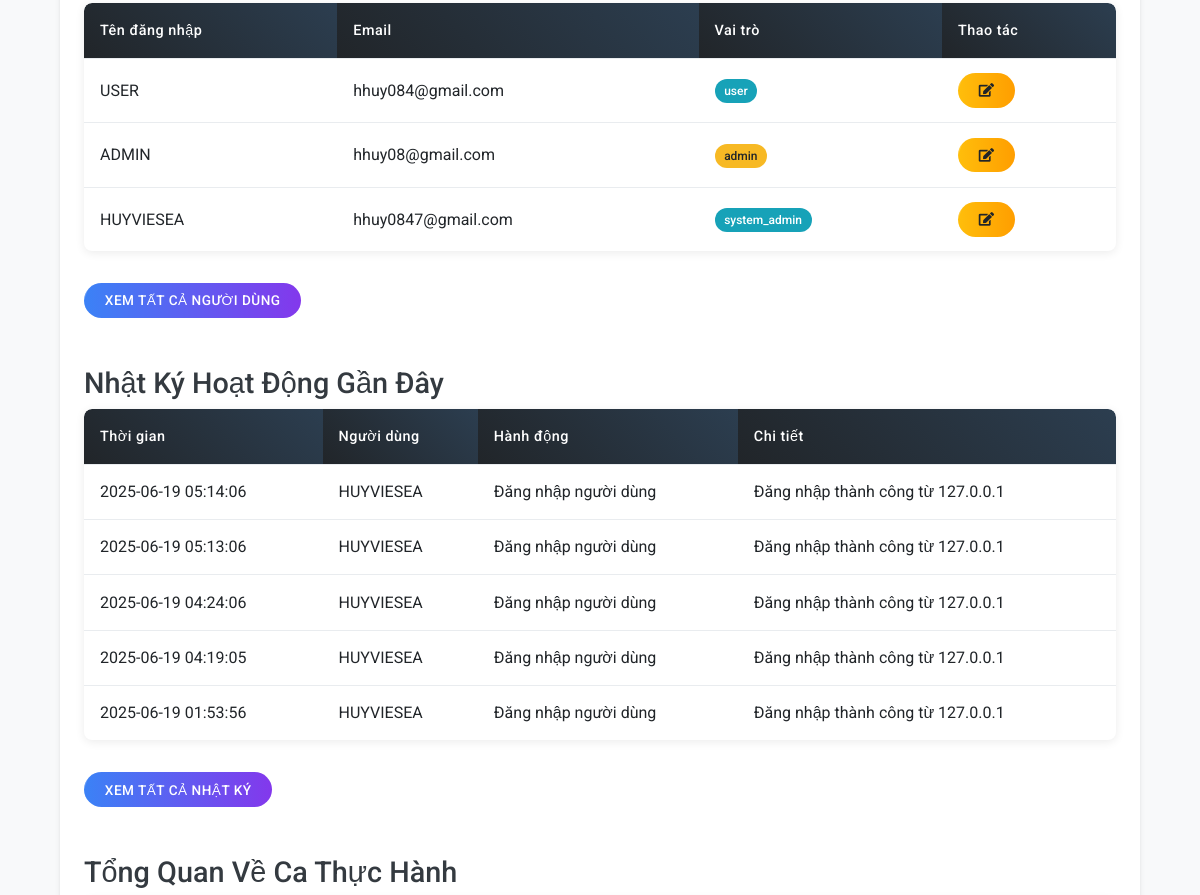
Before: /admin/ (signed in, middle part) with the older database file.
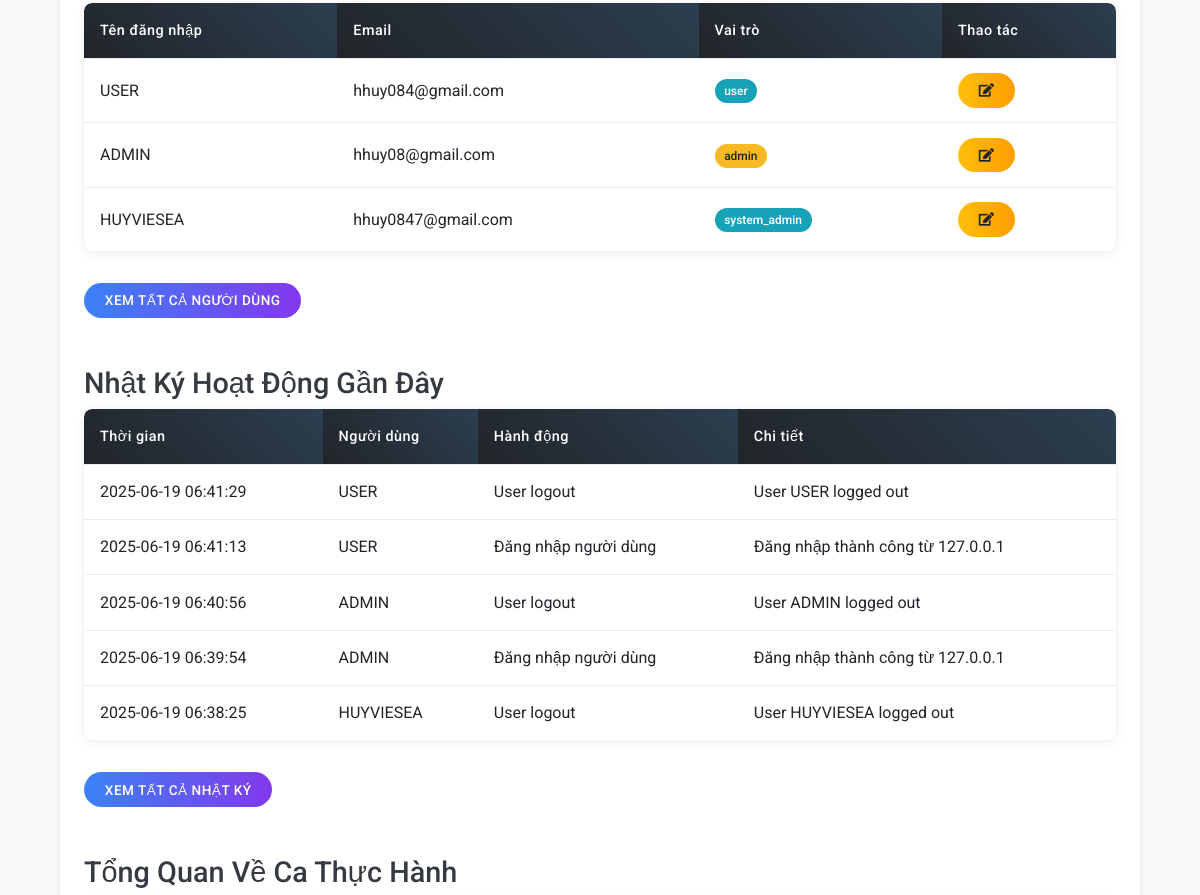
After: the same page with the newer database file.
### app/models.py (models this page shows, shortened)
class NguoiDung(UserMixin, db.Model):
    id = db.Column(db.Integer, primary_key=True)
    ten_nguoi_dung = db.Column(db.String(80), unique=True, nullable=False)
    email = db.Column(db.String(120), unique=True, nullable=False)
    mat_khau_hash = db.Column(db.String(256))
    vai_tro = db.Column(db.String(20), default="nguoi_dung")  # quan_tri_he_thong, quan_tri_vien, nguoi_dung
    ngay_tao = db.Column(db.DateTime, default=datetime.utcnow)
    last_seen = db.Column(db.DateTime, default=datetime.utcnow)
    bio = db.Column(db.Text, nullable=True)  # Thêm trường bio cho giới thiệu bản thân
    reset_token = db.Column(db.String(100), nullable=True)
    reset_token_expiry = db.Column(db.Integer, nullable=True)  # Unix timestamp    # Flask compatibility helpers for legacy code and templates
    def is_admin(self):
        return self.vai_tro in ["quan_tri_vien", "quan_tri_he_thong"]
    def is_admin_manager(self):
        return self.vai_tro == "quan_tri_he_thong"
    @property
    def username(self):
        return self.ten_nguoi_dung
    @property
    def role(self):
        role_mapping = {
            "quan_tri_he_thong": "system_admin",
            "quan_tri_vien": "admin",
            "nguoi_dung": "user"
        }
        return role_mapping.get(self.vai_tro, "user")

class NhatKyHoatDong(db.Model):
    id = db.Column(db.Integer, primary_key=True)
    nguoi_dung_ma = db.Column(db.Integer, db.ForeignKey("nguoi_dung.id"), nullable=True)
    nguoi_dung = db.relationship("NguoiDung", backref="nhat_ky")
    hanh_dong = db.Column(db.String(128), nullable=False)
    chi_tiet = db.Column(db.Text, nullable=True)
    dia_chi_ip = db.Column(db.String(45), nullable=True)
    thoi_gian = db.Column(db.DateTime, default=datetime.utcnow)

### app/routes/admin.py (the view)
@admin_bp.route('/')
@login_required
@admin_required
@cached_route(timeout=300, key_prefix='admin_dashboard')
def admin_dashboard():
    dashboard_stats = get_dashboard_statistics()
    stats = {
        'user_count': dashboard_stats['users']['total'],
        'lab_session_count': dashboard_stats['sessions']['total'],
        'activity_count': dashboard_stats.get('activity', {}).get('total', 0),
        'active_users': dashboard_stats['users'].get('active', 0),
        'active_lab_sessions': dashboard_stats['sessions'].get('active', 0),
        'active_sessions_today': dashboard_stats['sessions'].get('today', 0)
    }
    users = NguoiDung.query.order_by(NguoiDung.ngay_tao.desc()).limit(5).all()
    recent_logs = NhatKyHoatDong.query.order_by(NhatKyHoatDong.thoi_gian.desc()).limit(5).all()
    recent_lab_sessions = CaThucHanh.query.order_by(CaThucHanh.ngay.desc()).limit(5).all()
    if current_user.vai_tro == "quan_tri_he_thong":
        template = "admin/system_admin_dashboard.html"
    elif current_user.vai_tro == "quan_tri_vien":
        template = "admin/admin_dashboard.html"
    else:
        flash("Bạn không có quyền truy cập khu vực này.", "warning")
        return redirect(url_for('user.dashboard'))
    return render_template(template,
                         stats=stats,
                         users=users,
                         recent_logs=recent_logs,
                         recent_lab_sessions=recent_lab_sessions)

### app/cache/cache_manager.py (called while the page is built, shortened)
    def get_cache(self) -> Optional[Any]:
        if self.cache:
            return self.cache
        try:
            from flask import current_app
            cache_ext = current_app.extensions.get('cache')
            if cache_ext and isinstance(cache_ext, dict):
                for cache_instance in cache_ext.keys():
                    if hasattr(cache_instance, 'get') and hasattr(cache_instance, 'set') and hasattr(cache_instance, 'delete'):
                        return cache_instance
        except Exception as e:
            logger.error(f"Error getting cache: {e}")
            return None

    def record_miss(self):
        self.metrics['misses'] += 1

### app/cache/cached_queries.py (called while the page is built)
@cached_query(timeout=600, key_prefix="user_count")
def get_total_users():
    return NguoiDung.query.count()

@cached_query(timeout=300, key_prefix="active_users")
def get_active_users_count(hours=24):
    cutoff = datetime.utcnow() - timedelta(hours=hours)
    return NguoiDung.query.filter(NguoiDung.last_seen >= cutoff).count()

@cached_query(timeout=300, key_prefix="session_count")
def get_total_sessions():
    return CaThucHanh.query.count()

### app/templates/admin/admin_dashboard.html (shortened to what this page needs)
{% extends "index.html" %}
{% block styles %}
<link rel="stylesheet" href="{{ url_for('static', filename='css/admin_tables.css') }}">
<link rel="stylesheet" href="{{ url_for('static', filename='css/system_dashboard.css') }}">
{% endblock %}
{% block content %}
{% if current_user.is_authenticated and current_user.is_admin() %}
<div class="container">
    <div class="row">
        <div class="col-md-12">
            <div class="card">
                <div class="card-body">
                    <div class="table-responsive">
                        <table class="table admin-table">
                            <thead>
                                <tr>
                                    <th>Tên đăng nhập</th>
                                    <th>Email</th>
                                    <th>Vai trò</th>
                                    <th>Thao tác</th>
                                </tr>
                            </thead>
                            <tbody>
                                {% for user in users[:5] %}
                                <tr>
                                    <td>{{ user.username }}</td>
                                    <td>{{ user.email }}</td>
                                    <td>
                                        <span class="badge
                                            {% if user.role == 'admin_manager' %}badge-danger
                                            {% elif user.role == 'admin' %}badge-warning
                                            {% else %}badge-info{% endif %}">
                                            {{ user.role }}
                                        </span>
                                    </td>
                                    <td>
                                        <a href="{{ url_for('admin.edit_user', user_id=user.id) }}" class="btn btn-sm btn-warning">
                                            <i class="fas fa-edit"></i>
                                        </a>
                                    </td>
                                </tr>
                                {% endfor %}
                            </tbody>
                        </table>
                    </div>
                    <a href="{{ url_for('admin.admin_users') }}" class="btn btn-primary">Xem Tất Cả Người Dùng</a>
                    <h2 class="mt-5">Nhật Ký Hoạt Động Gần Đây</h2>
                    <div class="table-responsive">
                        <table class="table admin-table">
                            <thead>
                                <tr>
                                    <th>Thời gian</th>
                                    <th>Người dùng</th>
                                    <th>Hành động</th>
                                    <th>Chi tiết</th>
                                </tr>
                            </thead>
                            <tbody>
                                {% for log in recent_logs %}
                                <tr>
                                    <td>{{ log.thoi_gian.strftime('%Y-%m-%d %H:%M:%S') }}</td>
                                    <td>{{ log.nguoi_dung.ten_nguoi_dung if log.nguoi_dung else 'Anonymous' }}</td>
                                    <td>{{ log.hanh_dong }}</td>
                                    <td>{{ log.chi_tiet }}</td>
                                </tr>
                                {% endfor %}
                            </tbody>
                        </table>
                    </div>
                    <a href="{{ url_for('admin.activity_logs') }}" class="btn btn-primary">Xem Tất Cả Nhật Ký</a>
                    <h2 class="mt-5">Tổng Quan Về Ca Thực Hành</h2>
                </div>
            </div>
        </div>
    </div>
</div>
{% else %}
<div class="alert alert-danger mt-5">Bạn không có quyền truy cập trang này.</div>
{% endif %}
{% endblock %}

Changed rows visible on the page:
no longer on this page (row unchanged): NhatKyHoatDong: thoi_gian "2025-06-19 05:14:06", nguoi_dung "HUYVIESEA", hanh_dong "Đăng nhập người dùng", chi_tiet "Đăng nhập thành công từ 127.0.0.1"
no longer on this page (row unchanged): NhatKyHoatDong: thoi_gian "2025-06-19 05:13:06", nguoi_dung "HUYVIESEA", hanh_dong "Đăng nhập người dùng", chi_tiet "Đăng nhập thành công từ 127.0.0.1"
no longer on this page (row unchanged): NhatKyHoatDong: thoi_gian "2025-06-19 04:24:06", nguoi_dung "HUYVIESEA", hanh_dong "Đăng nhập người dùng", chi_tiet "Đăng nhập thành công từ 127.0.0.1"
no longer on this page (row unchanged): NhatKyHoatDong: thoi_gian "2025-06-19 04:19:05", nguoi_dung "HUYVIESEA", hanh_dong "Đăng nhập người dùng", chi_tiet "Đăng nhập thành công từ 127.0.0.1"
no longer on this page (row unchanged): NhatKyHoatDong: thoi_gian "2025-06-19 01:53:56", nguoi_dung "HUYVIESEA", hanh_dong "Đăng nhập người dùng", chi_tiet "Đăng nhập thành công từ 127.0.0.1"
added NhatKyHoatDong: thoi_gian "2025-06-19 06:41:29", nguoi_dung "USER", hanh_dong "User logout", chi_tiet "User USER logged out"
added NhatKyHoatDong: thoi_gian "2025-06-19 06:41:13", nguoi_dung "USER", hanh_dong "Đăng nhập người dùng", chi_tiet "Đăng nhập thành công từ 127.0.0.1"
added NhatKyHoatDong: thoi_gian "2025-06-19 06:40:56", nguoi_dung "ADMIN", hanh_dong "User logout", chi_tiet "User ADMIN logged out"
added NhatKyHoatDong: thoi_gian "2025-06-19 06:39:54", nguoi_dung "ADMIN", hanh_dong "Đăng nhập người dùng", chi_tiet "Đăng nhập thành công từ 127.0.0.1"
added NhatKyHoatDong: thoi_gian "2025-06-19 06:38:25", nguoi_dung "HUYVIESEA", hanh_dong "User logout", chi_tiet "User HUYVIESEA logged out"
